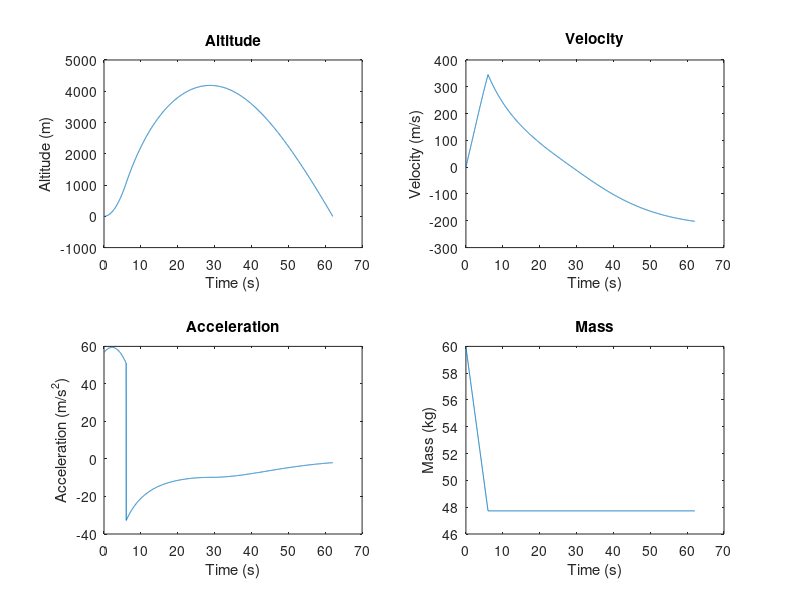

Source code (MATLAB):
clear all
clc

% read the data from the file
data = csvread("flight_data.txt");

% time, position, velocity, acceleration, mass
t = data(:, 1);
z = data(:, 2);
v = data(:, 3);
a = data(:, 4);
m = data(:, 5);

% do 2x2 subplots
subplot(2, 2, 1);
plot(t, z);
title("Altitude")
xlabel("Time (s)")
ylabel("Altitude (m)")

subplot(2, 2, 2);
plot(t, v);
title("Velocity")
xlabel("Time (s)")
ylabel("Velocity (m/s)")

subplot(2, 2, 3);
plot(t, a)
title("Acceleration")
xlabel("Time (s)")
ylabel("Acceleration (m/s^2)")

subplot(2, 2, 4);
plot(t, m)
title("Mass")
xlabel("Time (s)")
ylabel("Mass (kg)")
